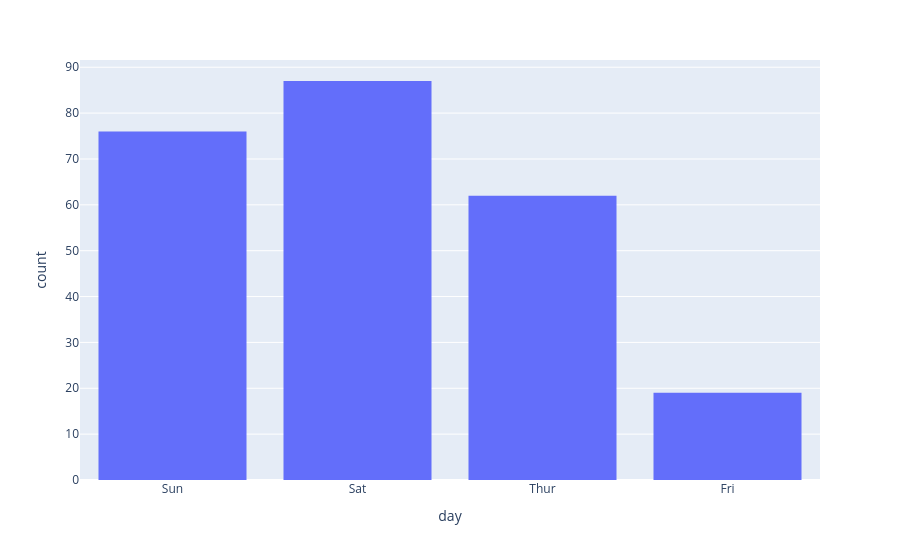

Notebook cell for this chart:
### Code cell
df = px.data.tips()
# Here we use a column with categorical data
fig = px.histogram(df, x="day")
fig.show()

### Figure 1 — Plotly figure (JSON) as saved in the notebook; plotly's stock layout.template omitted (floating-point values rounded to 4 significant figures; data arrays with more than 128 entries replaced by an {"elided": "..."} marker saying what was removed)
{"data": [{"bingroup": "x", "hovertemplate": "day=%{x}<br>count=%{y}<extra></extra>", "legendgroup": "", "marker": {"color": "#636efa", "pattern": {"shape": ""}}, "name": "", "orientation": "v", "showlegend": false, "type": "histogram", "x": {"elided": "244 str values"}, "xaxis": "x", "yaxis": "y"}], "layout": {"barmode": "relative", "legend": {"tracegroupgap": 0}, "margin": {"t": 60}, "xaxis": {"anchor": "y", "domain": [0, 1], "title": {"text": "day"}}, "yaxis": {"anchor": "x", "domain": [0, 1], "title": {"text": "count"}}}}
